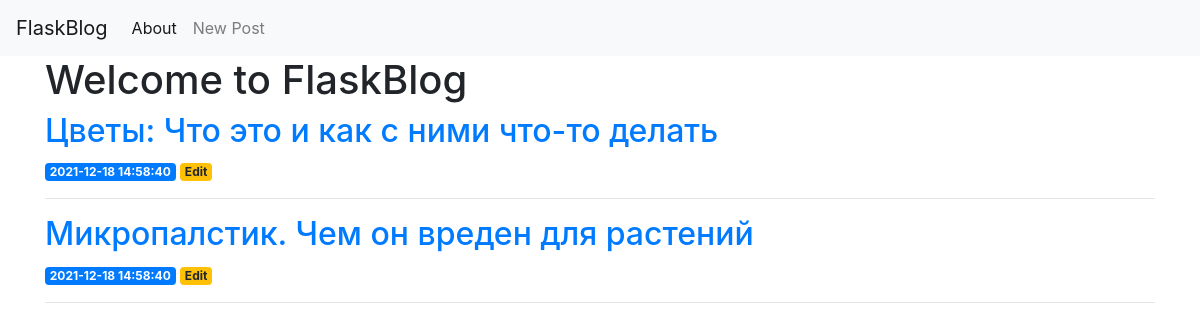
/, run on an earlier commit of the app's database.
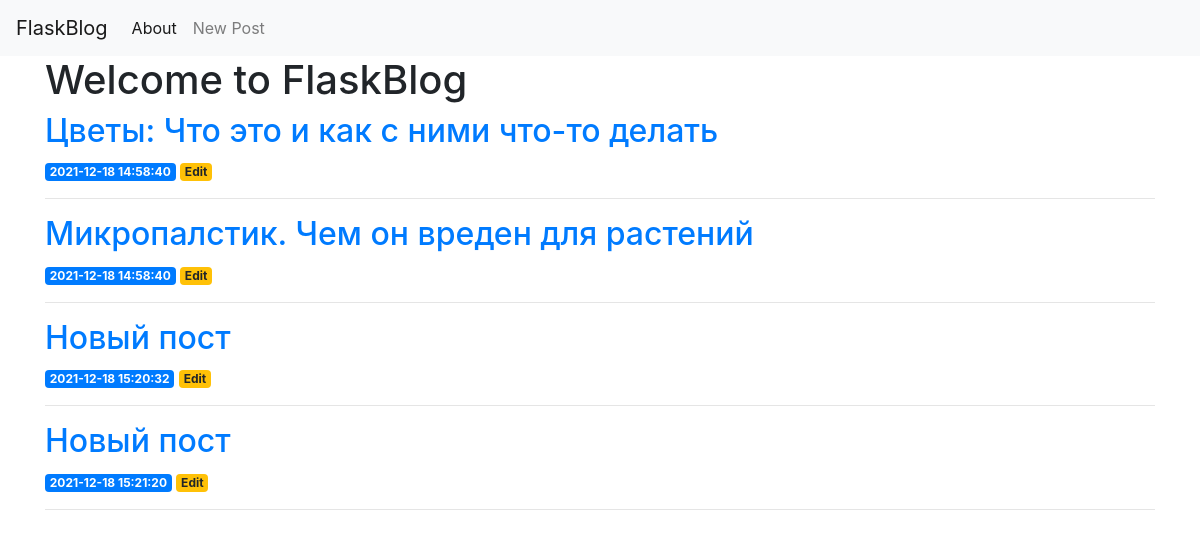
And on a later commit of the database.
### app/alchemy_repositories.py (models this page shows)
class Post(db.Model):
    __tablename__ = 'posts'
    id = db.Column(db.Integer(), primary_key=True, autoincrement=True)
    created = db.Column(db.DateTime(), default=datetime.utcnow())
    title = db.Column(db.Text(), nullable=False)
    content = db.Column(db.Text(), nullable=False)
    comments = db.relationship('Comment')

### app/views.py (the view)
@app.route('/')
def draw_main_page():
    posts = get_all_posts()
    return render_template('index.html', posts=posts)

### app/alchemy_repositories.py (called while the page is built)
def get_all_posts():
    return Post.query.all()

### app/templates/index.html
{% extends 'base.html' %}
{% block content %}
    <h1>{% block title %} Welcome to FlaskBlog {% endblock %}</h1>
    {% for post in posts %}
        <a href="{{ url_for('post', post_id=post['id']) }}">
            <h2>{{ post['title'] }}</h2>
        </a>
        <span class="badge badge-primary">{{ post['created'] }}</span>
        <a href="{{ url_for('edit', id=post['id']) }}">
            <span class="badge badge-warning">Edit</span>
        </a>
        <hr>
    {% endfor %}
{% endblock %}

What changed in the data, as far as the page shows it:
added Post: title "Новый пост", created "2021-12-18 15:20:32"
added Post: title "Новый пост", created "2021-12-18 15:21:20"
